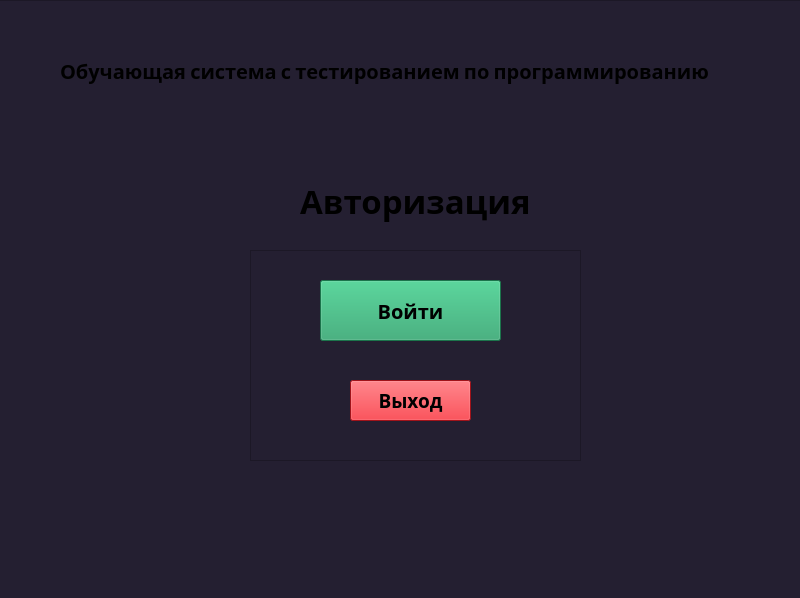
<?xml version="1.0" encoding="UTF-8"?>
<ui version="4.0">
 <class>MainWindow</class>
 <widget class="QMainWindow" name="MainWindow">
  <property name="geometry">
   <rect>
    <x>0</x>
    <y>0</y>
    <width>800</width>
    <height>598</height>
   </rect>
  </property>
  <property name="windowTitle">
   <string>Обучающая система</string>
  </property>
  <widget class="QWidget" name="centralwidget">
   <property name="styleSheet">
    <string notr="true">background-color: rgb(36, 31, 49);</string>
   </property>
   <widget class="QFrame" name="frame">
    <property name="geometry">
     <rect>
      <x>-10</x>
      <y>0</y>
      <width>821</width>
      <height>601</height>
     </rect>
    </property>
    <property name="styleSheet">
     <string notr="true">gridline-color: rgb(229, 165, 10);</string>
    </property>
    <property name="frameShape">
     <enum>QFrame::StyledPanel</enum>
    </property>
    <property name="frameShadow">
     <enum>QFrame::Raised</enum>
    </property>
    <widget class="QLabel" name="label">
     <property name="geometry">
      <rect>
       <x>70</x>
       <y>30</y>
       <width>711</width>
       <height>81</height>
      </rect>
     </property>
     <property name="font">
      <font>
       <family>Utopia</family>
       <pointsize>15</pointsize>
       <weight>75</weight>
       <bold>true</bold>
      </font>
     </property>
     <property name="styleSheet">
      <string notr="true">background-color: rgba(255, 255, 255, 0);</string>
     </property>
     <property name="text">
      <string>Обучающая система с тестированием по программированию</string>
     </property>
    </widget>
    <widget class="QLabel" name="label_2">
     <property name="geometry">
      <rect>
       <x>310</x>
       <y>170</y>
       <width>281</width>
       <height>61</height>
      </rect>
     </property>
     <property name="font">
      <font>
       <family>LM Roman 8</family>
       <pointsize>25</pointsize>
       <weight>75</weight>
       <bold>true</bold>
      </font>
     </property>
     <property name="styleSheet">
      <string notr="true">background-color: rgba(255, 255, 255, 0);</string>
     </property>
     <property name="text">
      <string>Авторизация</string>
     </property>
    </widget>
    <widget class="QFrame" name="frame_2">
     <property name="geometry">
      <rect>
       <x>260</x>
       <y>250</y>
       <width>331</width>
       <height>211</height>
      </rect>
     </property>
     <property name="frameShape">
      <enum>QFrame::StyledPanel</enum>
     </property>
     <property name="frameShadow">
      <enum>QFrame::Raised</enum>
     </property>
     <widget class="QPushButton" name="pushButton">
      <property name="geometry">
       <rect>
        <x>70</x>
        <y>30</y>
        <width>181</width>
        <height>61</height>
       </rect>
      </property>
      <property name="font">
       <font>
        <family>LM Roman 8</family>
        <pointsize>15</pointsize>
        <weight>75</weight>
        <bold>true</bold>
       </font>
      </property>
      <property name="styleSheet">
       <string notr="true">background-color: rgb(38, 162, 105);</string>
      </property>
      <property name="text">
       <string>Войти</string>
      </property>
     </widget>
     <widget class="QPushButton" name="pushButton_2">
      <property name="geometry">
       <rect>
        <x>100</x>
        <y>130</y>
        <width>121</width>
        <height>41</height>
       </rect>
      </property>
      <property name="font">
       <font>
        <family>Utopia</family>
        <pointsize>14</pointsize>
        <weight>75</weight>
        <bold>true</bold>
       </font>
      </property>
      <property name="styleSheet">
       <string notr="true">background-color: rgb(224, 27, 36);</string>
      </property>
      <property name="text">
       <string>Выход</string>
      </property>
     </widget>
    </widget>
   </widget>
  </widget>
 </widget>
 <resources/>
 <connections/>
</ui>
